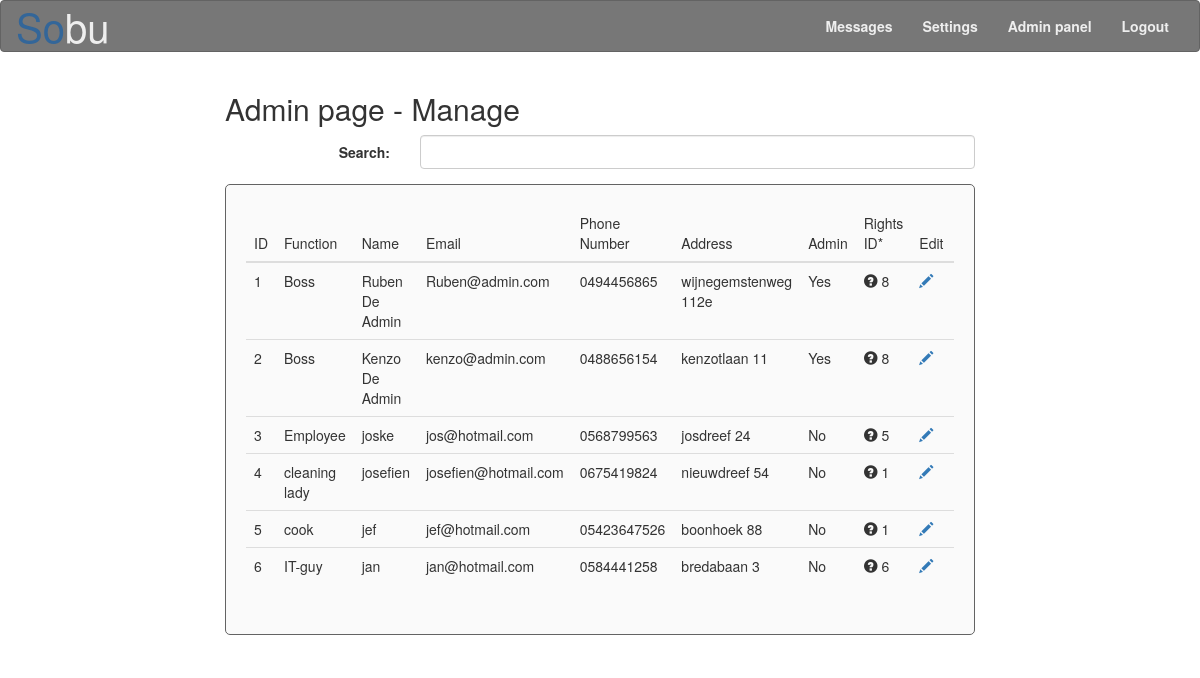
/Site/admin_page_manage.php (signed in), run on the app's committed database.
### tables this page shows
CREATE TABLE IF NOT EXISTS `user` (
	`user_id` int(11) AUTO_INCREMENT,
	`name` varchar(40),
	`nin` bigint(30),
	`address` varchar(80),
	`gender` tinyint(1),
	`email` varchar(40),
	`profile_picture` varchar(10),
	`date_of_birth` date ,
	`online` tinyint(1) default '0',
	`martial_status` varchar(20),
	`password` varchar(50) default '21232f297a57a5a743894a0e4a801fc3',  
	`phone_number` varchar(15),
	`function` varchar(15),
	`rights_id` int(3) default '0',
	`admin` tinyint(1) default '0',
	`start_date` date,
	PRIMARY KEY (`user_id`),
	FOREIGN KEY (`rights_id`) REFERENCES `rights`(`rights_id`)
);

CREATE TABLE IF NOT EXISTS `rights` (
	`rights_id` int(11) AUTO_INCREMENT,
	`info` tinyint(1) DEFAULT '0',
	`check_in_out` tinyint(1) DEFAULT '0',
	`messages` tinyint(1) DEFAULT '0',
	PRIMARY KEY (`rights_id`)
);

### Site/functions.php (the view, shortened to what this page needs)
<?php
function connecteren()
{
	$host 		= "localhost";
	$user		= "sobu";
	$password	= "r0628842!1S";
	$database	= "sobu";
	$link = mysqli_connect($host, $user, $password) or die("Er kan geen connectie gelegd worden met $host");
	mysqli_select_db($link, $database) or die("databank $database niet beschikbaar");
	return $link;
}
function printmembers()
{
	$link = connecteren();
	$query = "SELECT user_id, name, function, address, email, phone_number, admin, rights_id FROM user ORDER BY user_id ASC";
	$result = mysqli_query($link, $query) or die("FOUT: er is een fout opgetreden bij het uitvoeren van de query \"$query\"");
	echo "<div class='table-responsive'><table class='table table-hover'><thead><tr><th>ID</th><th>Function</th><th>Name</th><th>Email</th><th>Phone Number</th><th>Address</th><th>Admin</th><th>Rights ID*</th><th>Edit</th><th>Delete</th></tr></thead><tbody>";
	if($result->num_rows > 0) {
		while($row = $result->fetch_assoc()) {
			$query_rights = "SELECT info, check_in_out, messages FROM user LEFT JOIN rights ON user.rights_id = rights.rights_id WHERE user.user_id = " .$row["user_id"]. "";
			$result_rights = mysqli_query($link, $query_rights) or die("FOUT: er is een fout opgetreden bij het uitvoeren van de query_rights \"$query_rights\"");
			if($row['admin'] == 1){
				$admin = "Yes";
			}
			else {$admin = "No";}
			echo "<tr><td>".$row['user_id']."</td><td>".$row['function']."</td><td>".$row['name']."</td><td>".$row['email']."</td><td>".$row['phone_number']."</td><td>".$row['address']."</td><td>".$admin."</td>";
			if ($row_rights = mysqli_fetch_array($result_rights))
			{
				if ($row_rights["info"] != NULL)
				{
					if ($row_rights["info"] == 1)
					{
						$info = "Yes";
					}
					else
					{
						$info = "No";
					}
					if ($row_rights["check_in_out"] == 1)
					{
						$check_in_out = "Yes";
					}
					else
					{
						$check_in_out = "No";
					}
					if ($row_rights["messages"] == 1)
					{
						$messages = "Yes";
					}
					else
					{
						$messages = "No";
					}
					echo "<td><span id=\"label_rights\" data-toggle=\"tooltip\" data-placement=\"top\" data-html=\"true\" title=\"Check info: " .$info. "<br>Check in and out history: " .$check_in_out. "<br>Check messages: " .$messages. "\" class=\"glyphicon glyphicon-question-sign\" aria-hidden=\"true\"></span>&nbsp;".$row['rights_id']."</td>";
				}
				else
				{
					echo "<td></td>";
				}
			}
			else
			{
				echo "<td></td>";
			}
			echo "<td><a href=\"admin_page_edit_user.php?id=" .$row["user_id"]. "\"><span class=\"glyphicon glyphicon-pencil\" aria-hidden=\"true\"></span></a></td><td class=\"has-error\"><a href=\"admin_page_delete_user.php?id=" .$row["user_id"]. "\"><span class=\"glyphicon glyphicon-remove\" style=\"color:red\" aria-hidden=\"true\"></span></a></td></tr>";
		}
	}
	echo "</tbody></table></div>";
}
?>

### Site/CSS/style.css (style rules this page uses)
body { padding-bottom: 15px; }

### data on the page
user: user_id "1", function "Boss", name "Ruben De Admin", email "Ruben@admin.com", phone_number "0494456865", address "wijnegemstenweg 112e", admin "Yes", rights "8"
user: user_id "2", function "Boss", name "Kenzo De Admin", email "kenzo@admin.com", phone_number "0488656154", address "kenzotlaan 11", admin "Yes", rights "8"
user: user_id "3", function "Employee", name "joske", email "jos@hotmail.com", phone_number "0568799563", address "josdreef 24", admin "No", rights "5"
user: user_id "4", function "cleaning lady", name "josefien", email "josefien@hotmail.com", phone_number "0675419824", address "nieuwdreef 54", admin "No", rights "1"
user: user_id "5", function "cook", name "jef", email "jef@hotmail.com", phone_number "05423647526", address "boonhoek 88", admin "No", rights "1"
user: user_id "6", function "IT-guy", name "jan", email "jan@hotmail.com", phone_number "0584441258", address "bredabaan 3", admin "No", rights "6"
